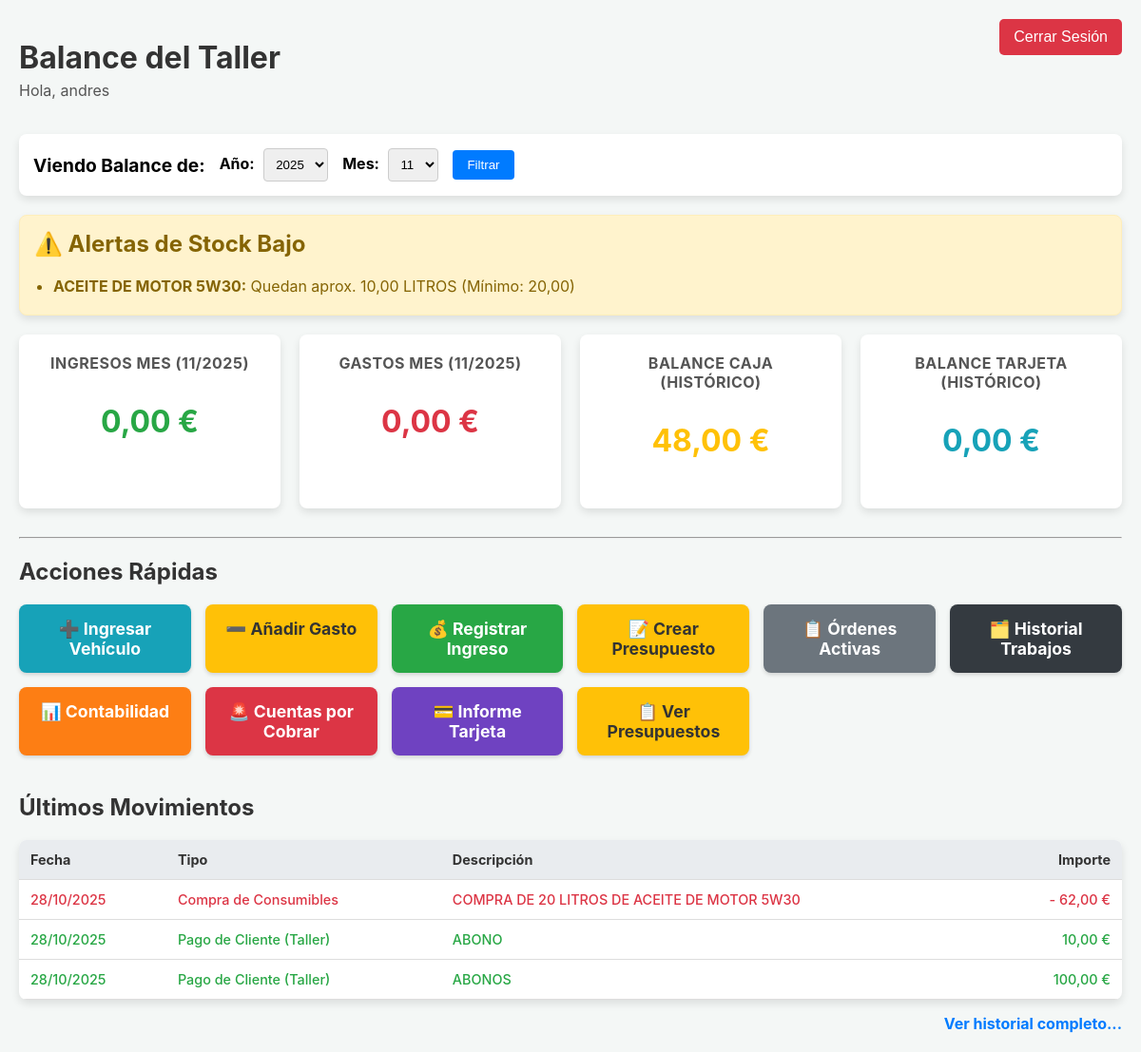
The app's page / (signed in) with its own data.
### taller/models.py (models this page shows, shortened)
class TipoConsumible(models.Model):
    nombre = models.CharField(max_length=100)
    unidad_medida = models.CharField(max_length=20)
    nivel_minimo_stock = models.DecimalField(
        max_digits=10, decimal_places=2, null=True, blank=True,
        help_text="Nivel mínimo para alerta (ej: 5.00). Dejar vacío si no se requiere alerta."
    )

class Gasto(models.Model):
    CATEGORIA_CHOICES = [
        ('Repuestos', 'Repuestos'),
        ('Sueldos', 'Sueldos'),
        ('Herramientas', 'Herramientas'),
        ('Suministros', 'Suministros'),
        ('Gasolina/Diesel', 'Gasolina/Diesel'),
        ('Otros', 'Otros'),
        ('Compra de Consumibles', 'Compra de Consumibles'),
    ]
    fecha = models.DateField(default=timezone.now)
    categoria = models.CharField(max_length=30, choices=CATEGORIA_CHOICES)
    importe = models.DecimalField(max_digits=10, decimal_places=2, null=True, blank=True)
    descripcion = models.CharField(max_length=255, null=True, blank=True)
    vehiculo = models.ForeignKey(Vehiculo, on_delete=models.SET_NULL, null=True, blank=True)
    empleado = models.ForeignKey(Empleado, on_delete=models.SET_NULL, null=True, blank=True)
    pagado_con_tarjeta = models.BooleanField(default=False)

class Ingreso(models.Model):
    CATEGORIA_CHOICES = [
        ('Taller', 'Pago de Cliente (Taller)'),
        ('Grua', 'Servicio de Grúa'),
        ('Otras Ganancias', 'Otras Ganancias'),
        ('Otros', 'Otros Ingresos'),
    ]
    fecha = models.DateField(default=timezone.now)
    categoria = models.CharField(max_length=30, choices=CATEGORIA_CHOICES)
    importe = models.DecimalField(max_digits=10, decimal_places=2)
    descripcion = models.CharField(max_length=255)
    orden = models.ForeignKey(OrdenDeReparacion, on_delete=models.SET_NULL, null=True, blank=True)
    es_tpv = models.BooleanField(default=False)

### taller/views.py (the view)
# urls.py: path('', views.home, name='home'),
@login_required
def home(request):
    hoy = timezone.now()
    ano_seleccionado_str = request.GET.get('ano')
    mes_seleccionado_str = request.GET.get('mes')
    if ano_seleccionado_str:
        try:
            ano_actual = int(ano_seleccionado_str)
        except (ValueError, TypeError):
            ano_actual = hoy.year
    else:
        ano_actual = hoy.year
    if mes_seleccionado_str:
        try:
            mes_actual = int(mes_seleccionado_str)
            if not 1 <= mes_actual <= 12:
                mes_actual = hoy.month
        except (ValueError, TypeError):
            mes_actual = hoy.month
    else:
        mes_actual = hoy.month
    ingresos_mes = Ingreso.objects.filter(fecha__month=mes_actual, fecha__year=ano_actual)
    gastos_mes = Gasto.objects.filter(fecha__month=mes_actual, fecha__year=ano_actual)
    total_ingresos = ingresos_mes.aggregate(total=Sum('importe'))['total'] or Decimal('0.00')
    total_gastos = gastos_mes.aggregate(total=Sum('importe'))['total'] or Decimal('0.00')
    total_ingresos_efectivo_hist = Ingreso.objects.filter(es_tpv=False).aggregate(total=Sum('importe'))['total'] or Decimal('0.00')
    total_gastos_efectivo_hist = Gasto.objects.filter(pagado_con_tarjeta=False).aggregate(total=Sum('importe'))['total'] or Decimal('0.00')
    balance_caja = total_ingresos_efectivo_hist - total_gastos_efectivo_hist
    total_ingresos_tpv_hist = Ingreso.objects.filter(es_tpv=True).aggregate(total=Sum('importe'))['total'] or Decimal('0.00')
    total_gastos_tarjeta_hist = Gasto.objects.filter(pagado_con_tarjeta=True).aggregate(total=Sum('importe'))['total'] or Decimal('0.00')
    balance_tarjeta = total_ingresos_tpv_hist - total_gastos_tarjeta_hist
    ultimos_gastos = Gasto.objects.order_by('-id')[:5]
    ultimos_ingresos = Ingreso.objects.order_by('-id')[:5]
    movimientos_combinados = sorted(
        list(ultimos_gastos) + list(ultimos_ingresos),
        key=lambda mov: mov.fecha if hasattr(mov, 'fecha') else timezone.now().date(),
        reverse=True
    )
    movimientos_recientes = movimientos_combinados[:5]
    tipos_consumible = TipoConsumible.objects.all()
    alertas_stock = []
    for tipo in tipos_consumible:
        total_comprado = CompraConsumible.objects.filter(tipo=tipo).aggregate(total=Sum('cantidad'))['total'] or Decimal('0.00')
        total_usado_ordenes = UsoConsumible.objects.filter(tipo=tipo).aggregate(total=Sum('cantidad_usada'))['total'] or Decimal('0.00')
        total_ajustado = AjusteStockConsumible.objects.filter(tipo=tipo).aggregate(total=Sum('cantidad_ajustada'))['total'] or Decimal('0.00')
        stock_actual = total_comprado - total_usado_ordenes + total_ajustado
        if tipo.nivel_minimo_stock is not None and stock_actual <= tipo.nivel_minimo_stock:
            alertas_stock.append({
                'nombre': tipo.nombre, 'stock_actual': stock_actual,
                'unidad': tipo.unidad_medida, 'minimo': tipo.nivel_minimo_stock
            })
    is_read_only_user = request.user.groups.filter(name='Solo Ver').exists()
    anos_y_meses_data = get_anos_y_meses_con_datos()
    anos_disponibles = sorted(anos_y_meses_data.keys(), reverse=True)
    context = {
        'total_ingresos': total_ingresos,       # Mensual
        'total_gastos': total_gastos,         # Mensual
        'balance_caja': balance_caja,           # ¡Histórico!
        'balance_tarjeta': balance_tarjeta,     # ¡Histórico!
        'movimientos_recientes': movimientos_recientes,
        'alertas_stock': alertas_stock,
        'is_read_only_user': is_read_only_user,
        'anos_disponibles': anos_disponibles,
        'ano_seleccionado': ano_actual,
        'mes_seleccionado': mes_actual,
        'meses_del_ano': range(1, 13)
    }
    return render(request, 'taller/home.html', context)

### taller/templatetags/taller_extras.py (called while the page is built)
@register.filter(name='get_class_name')
def get_class_name(value):
    return value.__class__.__name__

@register.filter(name='is_gasto')
def is_gasto(class_name):
    return class_name == 'Gasto'

### taller/templates/taller/home.html (shortened to what this page needs)
<!DOCTYPE html>
{% load static %}
{% load taller_extras %}
<html lang="es">
<head>
    <link rel="stylesheet" href="{% static 'taller/css/responsive.css' %}">
</head>
<body>
    <div class="header">
        {% if user.is_authenticated %}
            <div>
                <h1>Balance del Taller</h1>
                <p>Hola, {{ user.username }}</p>
            </div>
            <form method="post" action="{% url 'logout' %}" style="margin: 0;">
                <button type="submit" class="back-btn" style="background-color: #dc3545; border: none; cursor: pointer; font-size: 1em;">Cerrar Sesión</button>
            </form>
        {% else %}
            <h1>Balance del Taller</h1>
            <a href="{% url 'login' %}" class="btn btn-new" style="background-color: #007bff;">Iniciar Sesión</a>
        {% endif %}
    </div>
    <div class="filters">
        <h3>Viendo Balance de:</h3>
        <form method="get" action="{% url 'home' %}">
            <div>
                <label for="ano">Año:</label>
                <select name="ano" id="ano">
                    {% for ano in anos_disponibles %}
                        <option value="{{ ano }}" {% if ano_seleccionado == ano %}selected{% endif %}>{{ ano }}</option>
                    {% endfor %}
                </select>
            </div>
            <div>
                <label for="mes">Mes:</label>
                <select name="mes" id="mes">
                    {% for i in meses_del_ano %}
                        <option value="{{ i }}" {% if mes_seleccionado == i %}selected{% endif %}>{{ i }}</option>
                    {% endfor %}
                </select>
            </div>
            <button type="submit">Filtrar</button>
        </form>
    </div>
    {% if alertas_stock %}
        <div class="alertas-stock" style="background-color: #fff3cd; border: 1px solid #ffeeba; color: #856404; padding: 15px; border-radius: 8px; margin-bottom: 20px; box-shadow: 0 4px 8px rgba(0,0,0,0.1);">
            <h2 style="margin-top: 0; color: #856404;">⚠️ Alertas de Stock Bajo</h2>
            <ul style="margin: 0; padding-left: 20px;">
                {% for alerta in alertas_stock %}
                    <li style="margin-bottom: 5px;">
                        <strong>{{ alerta.nombre }}:</strong> Quedan aprox. {{ alerta.stock_actual|floatformat:2 }} {{ alerta.unidad }} (Mínimo: {{ alerta.minimo|floatformat:2 }})
                    </li>
                {% endfor %}
            </ul>
        </div>
    {% endif %}
    <div class="dashboard">
        <div class="card">
            <h2>Ingresos Mes ({{ mes_seleccionado }}/{{ ano_seleccionado }})</h2> <p class="amount ingresos">{{ total_ingresos|floatformat:2 }} €</p>
        </div>
        <div class="card">
            <h2>Gastos Mes ({{ mes_seleccionado }}/{{ ano_seleccionado }})</h2> <p class="amount gastos">{{ total_gastos|floatformat:2 }} €</p>
        </div>
        <div class="card">
            <h2>Balance Caja (Histórico)</h2> <p class="amount balance-caja {% if balance_caja < 0 %}negativo{% endif %}">{{ balance_caja|floatformat:2 }} €</p>
        </div>
        <div class="card">
            <h2>Balance Tarjeta (Histórico)</h2> <p class="amount balance-tarjeta {% if balance_caja < 0 %}negativo{% endif %}">{{ balance_tarjeta|floatformat:2 }} €</p>
        </div>
    </div>
    <hr>
    <h2>Acciones Rápidas</h2>
    <div class="action-buttons">
        {% if not is_read_only_user %}
            <a href="{% url 'ingresar_vehiculo' %}" class="btn btn-ingresar">➕ Ingresar Vehículo</a>
            <a href="{% url 'anadir_gasto' %}" class="btn btn-gasto">➖ Añadir Gasto</a>
            <a href="{% url 'registrar_ingreso' %}" class="btn btn-ingreso-dinero">💰 Registrar Ingreso</a>
            <a href="{% url 'crear_presupuesto' %}" class="btn" style="background-color: #ffc107; color: #333;">📝 Crear Presupuesto</a>
        {% endif %}
        <a href="{% url 'lista_ordenes' %}" class="btn" style="background-color: #6c757d;">📋 Órdenes Activas</a>
        <a href="{% url 'historial_ordenes' %}" class="btn" style="background-color: #343a40;">🗂️ Historial Trabajos</a>
        <a href="{% url 'contabilidad' %}" class="btn" style="background-color: #fd7e14;">📊 Contabilidad</a>
        <a href="{% url 'cuentas_por_cobrar' %}" class="btn" style="background-color: #dc3545;">🚨 Cuentas por Cobrar</a>
        <a href="{% url 'informe_tarjeta' %}" class="btn" style="background-color: #6f42c1;">💳 Informe Tarjeta</a>
        <a href="{% url 'lista_presupuestos' %}" class="btn" style="background-color: #ffc107; color: #333;">📋 Ver Presupuestos</a>
    </div>
    <div style="margin-top: 40px;">
        <h2>Últimos Movimientos</h2>
        <table class="history-table">
            <thead>
                <tr>
                    <th>Fecha</th>
                    <th>Tipo</th>
                    <th>Descripción</th>
                    <th style="text-align: right;">Importe</th>
                </tr>
            </thead>
            <tbody>
                {% for movimiento in movimientos_recientes %}
                    {% with es_gasto=movimiento|get_class_name|is_gasto %}
                    <tr class="{% if es_gasto %}gasto-row{% else %}ingreso-row{% endif %}">
                        <td>{{ movimiento.fecha|date:"d/m/Y" }}</td>
                        <td>{{ movimiento.get_categoria_display }}</td>
                        <td>
                            {{ movimiento.descripcion }}
                        </td>
                        <td style="text-align: right;">
                            {% if es_gasto %}-{% endif %}
                            {{ movimiento.importe|floatformat:2 }} €
                        </td>
                    </tr>
                    {% endwith %}
                {% empty %}
                    <tr>
                        <td colspan="4" style="text-align: center; padding: 20px;">No hay movimientos recientes.</td>
                    </tr>
                {% endfor %}
            </tbody>
        </table>
        <div style="text-align: right; margin-top: 15px;">
            <a href="{% url 'historial_movimientos' %}" style="font-weight: bold; color: #007bff; text-decoration: none;">Ver historial completo...</a>
        </div>
    </div>
</body>
</html>

### taller/templates/taller/home.html (style rules this page uses)
body { font-family: -apple-system, BlinkMacSystemFont, "Segoe UI", Roboto, "Helvetica Neue", Arial, sans-serif; background-color: #f4f7f6; margin: 0; padding: 20px; }
h1, h2 { color: #333; }
.header { display: flex; justify-content: space-between; align-items: flex-start; flex-wrap: wrap; gap: 10px; margin-bottom: 20px; }
.header h1 { margin-bottom: 0; }
.header p { margin-top: 5px; color: #555; }
.back-btn { padding: 10px 15px; background-color: #6c757d; color: white; text-decoration: none; border-radius: 5px; align-self: center; }
.filters { margin-bottom: 20px; display: flex; gap: 15px; align-items: center; background-color: #fff; padding: 15px; border-radius: 8px; box-shadow: 0 4px 8px rgba(0,0,0,0.1); flex-wrap: wrap; }
.filters h3 { margin: 0; font-size: 1.2em; }
.filters form { display: flex; gap: 15px; align-items: center; flex-grow: 1; flex-wrap: wrap; }
.filters label { font-weight: bold; margin-right: 5px; }
.filters select { padding: 8px; border-radius: 4px; border: 1px solid #ccc; }
.filters button { padding: 8px 15px; background-color: #007bff; color: white; border: none; border-radius: 4px; cursor: pointer; }
.dashboard { display: grid; grid-template-columns: repeat(auto-fit, minmax(200px, 1fr)); gap: 20px; text-align: center; margin-bottom: 30px; }
.card { background-color: #fff; padding: 20px; border-radius: 8px; box-shadow: 0 4px 8px rgba(0,0,0,0.1); }
.card h2 { margin-top: 0; font-size: 1.0em; color: #555; text-transform: uppercase; letter-spacing: 0.5px; }
.card .amount { font-size: 2.0em; font-weight: bold; }
.ingresos { color: #28a745; }
.gastos { color: #dc3545; }
.balance-caja { color: #ffc107; }
.balance-tarjeta { color: #17a2b8; }
.action-buttons { display: grid; grid-template-columns: repeat(auto-fit, minmax(180px, 1fr)); gap: 15px; margin-top: 20px; }
.btn { display: block; padding: 15px; border-radius: 8px; text-decoration: none; color: #fff; font-size: 1.1em; font-weight: bold; text-align: center; box-shadow: 0 2px 4px rgba(0,0,0,0.15); transition: transform 0.2s; }
.btn-ingresar { background-color: #17a2b8; }
.btn-gasto { background-color: #ffc107; color: #333; }
.btn-ingreso-dinero { background-color: #28a745; }
.history-table { width: 100%; margin-top: 20px; border-collapse: collapse; background-color: #fff; box-shadow: 0 4px 8px rgba(0,0,0,0.1); border-radius: 8px; overflow: hidden; }
.history-table th, .history-table td { padding: 12px; text-align: left; border-bottom: 1px solid #ddd; font-size: 0.9em; }
.history-table th { background-color: #e9ecef; color: #333; }
.gasto-row td { color: #dc3545; font-weight: 500; }
.ingreso-row td { color: #28a745; font-weight: 500; }

### records on screen
TipoConsumible: nombre "ACEITE DE MOTOR 5W30", unidad "LITROS", minimo "20,00"
Gasto: fecha "28/10/2025", categoria "Compra de Consumibles", descripcion "COMPRA DE 20 LITROS DE ACEITE DE MOTOR 5W30", importe "62,00"
Ingreso: fecha "28/10/2025", categoria "Pago de Cliente (Taller)", descripcion "ABONO", importe "10,00"
Ingreso: fecha "28/10/2025", categoria "Pago de Cliente (Taller)", descripcion "ABONOS", importe "100,00"

### other values on screen
{{ user.username }} "andres"
{{ alerta.stock_actual|floatformat:2 }} "10,00"
{{ total_ingresos|floatformat:2 }} "0,00"
{{ total_gastos|floatformat:2 }} "0,00"
{{ balance_caja|floatformat:2 }} "48,00"
{{ balance_tarjeta|floatformat:2 }} "0,00"
form field ano "2025"
form field mes "11"
